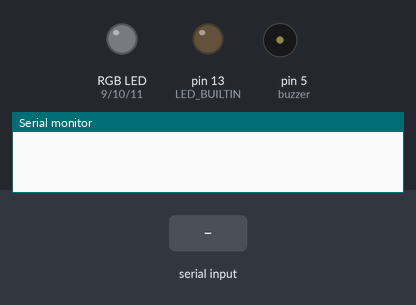
Recording of a sketch running on a simulated Arduino Uno, built with avr-gcc and run on an emulated ATmega328P. Shown: an RGB LED mixed from three pins (HIGH = lit), output pins drawn as LEDs (lit = HIGH), buzzer (waves = sounding), the last lines printed to the serial monitor. The inputs (shaded band) are chosen by the test bench.

Above: at 3.4 s.
3.5 s: "90,45\n" received over Serial
At 5.75 s:
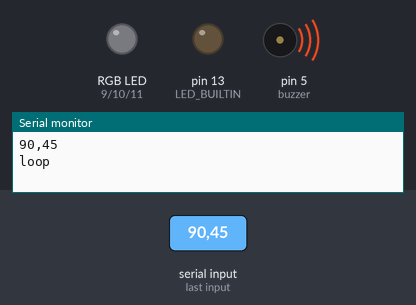
6.5 s: "30,150\n" received over Serial
At 9.4 s:
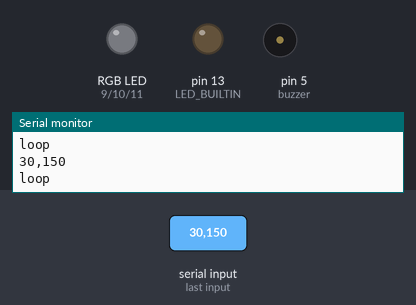
9.5 s: "5\n" received over Serial
At 11.75 s:
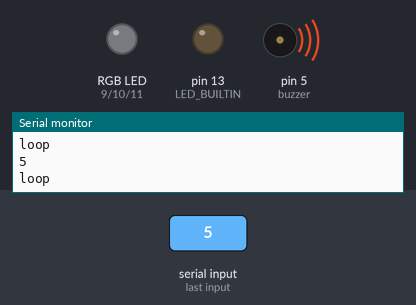
12.5 s: "90\n" received over Serial
At 15.3 s:
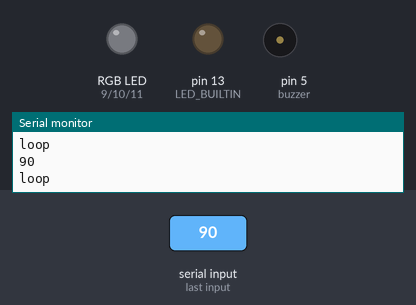
Timing chart, 0 to 16.5 s (numbered marks = the images above; inputs shaded):
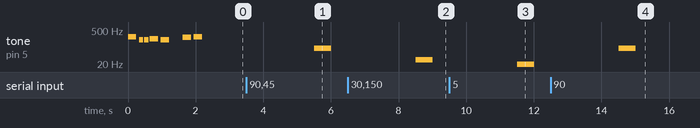

The sketch:

LEDRGB.ino
```cpp
/*
http://www.arduino.cc/en/Tutorial/Tone

*/

#include "pitches.h"

int melody[] = {

  NOTE_C4, NOTE_G3, NOTE_G3, NOTE_A3, NOTE_G3, 0, NOTE_B3, NOTE_C4
};

// note durations: 4 = quarter note, 8 = eighth note, etc.:
int noteDurations[] = {

  4, 8, 8, 4, 4, 4, 4, 4
};

// notes in the melody:
int red_light_pin= 9;
int green_light_pin = 10;
int blue_light_pin = 11;
int r=0,g=0,b=0;
long randomRED;
long randomGREEN;
long randomBLUE;
const int buzzer = 5;

String a;
// the setup function runs once when you press reset or power the board
void setup() {
  // initialize digital pin output.
  pinMode(LED_BUILTIN, OUTPUT);
  pinMode(red_light_pin, OUTPUT); //d9
  pinMode(green_light_pin, OUTPUT); //d10
  pinMode(blue_light_pin, OUTPUT);//d11
  pinMode(buzzer, OUTPUT); // Set buzzer - pin d5 as an output


  Serial.begin(9600);
  randomSeed(42);
  for (int thisNote = 0; thisNote < 8; thisNote++) {

    // to calculate the note duration, take one second divided by the note type.

    //e.g. quarter note = 1000 / 4, eighth note = 1000/8, etc.

    int noteDuration = 1000 / noteDurations[thisNote];

    tone(buzzer, melody[thisNote], noteDuration);

    // to distinguish the notes, set a minimum time between them.

    // the note's duration + 30% seems to work well:

    int pauseBetweenNotes = noteDuration * 1.30;

    delay(pauseBetweenNotes);

    // stop the tone playing:

    noTone(buzzer);

  }
}

void playnote(int melody[],int noteDurations[]){

 }
//

// the loop function runs over and over again forever
void loop() {
while(Serial.available()) {

a= Serial.readString();// read the incoming data as string

Serial.println(a);
Serial.println(__func__);
   delay(1000);

int noteDuration = 1000 / 2;
tone(buzzer, a.toInt(), noteDuration);
delay(1000);
noTone(buzzer);

}

  //generate a random number
//  randomRED = random(0,255);
//  randomGREEN = random(0,255);
//  randomBLUE = random(0,255);

//  tone(buzzer,1000);
//  delay(1000);        // ...for 1 sec
//  noTone(buzzer);     // Stop sound...
//  delay(1000);        // ...for 1sec
//tone(buzzer, melody[thisNote], noteDuration);

  //display the random number on the serial monitor
//  Serial.print("The Color is = ");
//  String r=String(randomRED),g=String(randomGREEN),b=String(randomBLUE);
//  Serial.println("("+String(randomRED)+","+String(randomGREEN)+","+String(randomBLUE)+")");
//  RGB_color(randomRED,randomGREEN,randomBLUE);
//  delay(500);

//  for(r=0,g=0,b=0;r<255&&g<255&&b<255;r++,g++,b++){
//    RGB_color(r,g,b);
//    delay(10);
//    }
//  for(r=255,g=0,b=0;r<255&&g<255;r--,g++){
//    RGB_color(r,g,b);
//    delay(10);
//    }
//  for(r=0,g=255,b=0;g>0&&b<255;g--,b++){
//    RGB_color(r,g,b);
//    delay(10);
//    }
// for(r=0,g=0,b=255;r<255&&b>0;r++,b--){
//    RGB_color(r,g,b);
//    delay(10);
//    }
//for(r=0,g=0,b=0;g<255&&b<255;g++,b++){
//    RGB_color(r,g,b);
//    delay(10);
//    }


//  for(;g<255;g++){
//    RGB_color(r,g,b);
//    delay(10);
//    }
//    g=0;
//
//    for(;b<255;b++){
//    RGB_color(r,g,b);
//    delay(10);
//    }
//    b=0;


}
void RGB_color(int red_light_value, int green_light_value, int blue_light_value)
 {
  analogWrite(red_light_pin, red_light_value);
  analogWrite(green_light_pin, green_light_value);
  analogWrite(blue_light_pin, blue_light_value);
}
```

pitches.h
```cpp
#define NOTE_B0  31
#define NOTE_C1  33
#define NOTE_CS1 35
#define NOTE_D1  37
#define NOTE_DS1 39
#define NOTE_E1  41
#define NOTE_F1  44
#define NOTE_FS1 46
#define NOTE_G1  49
#define NOTE_GS1 52
#define NOTE_A1  55
#define NOTE_AS1 58
#define NOTE_B1  62
#define NOTE_C2  65
#define NOTE_CS2 69
#define NOTE_D2  73
#define NOTE_DS2 78
#define NOTE_E2  82
#define NOTE_F2  87
#define NOTE_FS2 93
#define NOTE_G2  98
#define NOTE_GS2 104
#define NOTE_A2  110
#define NOTE_AS2 117
#define NOTE_B2  123
#define NOTE_C3  131
#define NOTE_CS3 139
#define NOTE_D3  147
#define NOTE_DS3 156
#define NOTE_E3  165
#define NOTE_F3  175
#define NOTE_FS3 185
#define NOTE_G3  196
#define NOTE_GS3 208
#define NOTE_A3  220
#define NOTE_AS3 233
#define NOTE_B3  247
#define NOTE_C4  262
#define NOTE_CS4 277
#define NOTE_D4  294
#define NOTE_DS4 311
#define NOTE_E4  330
#define NOTE_F4  349
#define NOTE_FS4 370
#define NOTE_G4  392
#define NOTE_GS4 415
#define NOTE_A4  440
#define NOTE_AS4 466
#define NOTE_B4  494
#define NOTE_C5  523
#define NOTE_CS5 554
#define NOTE_D5  587
#define NOTE_DS5 622
#define NOTE_E5  659
#define NOTE_F5  698
#define NOTE_FS5 740
#define NOTE_G5  784
#define NOTE_GS5 831
#define NOTE_A5  880
#define NOTE_AS5 932
#define NOTE_B5  988
#define NOTE_C6  1047
#define NOTE_CS6 1109
#define NOTE_D6  1175
#define NOTE_DS6 1245
#define NOTE_E6  1319
#define NOTE_F6  1397
#define NOTE_FS6 1480
#define NOTE_G6  1568
#define NOTE_GS6 1661
#define NOTE_A6  1760
#define NOTE_AS6 1865
#define NOTE_B6  1976
#define NOTE_C7  2093
#define NOTE_CS7 2217
#define NOTE_D7  2349
#define NOTE_DS7 2489
#define NOTE_E7  2637
#define NOTE_F7  2794
#define NOTE_FS7 2960
#define NOTE_G7  3136
#define NOTE_GS7 3322
#define NOTE_A7  3520
#define NOTE_AS7 3729
#define NOTE_B7  3951
#define NOTE_C8  4186
#define NOTE_CS8 4435
#define NOTE_D8  4699
#define NOTE_DS8 4978
```

Measured:
- after the input at 3.5 s, tone on pin 5 (buzzer): silent → 90 Hz after 2.0 s, → silent 0.50 s later
- after the input at 6.5 s, tone on pin 5 (buzzer): silent → 30 Hz after 2.0 s, → silent 0.50 s later
- after the input at 9.5 s, tone on pin 5 (buzzer): silent → 5 Hz after 2.0 s, → silent 0.50 s later
- after the input at 12.5 s, tone on pin 5 (buzzer): silent → 90 Hz after 2.0 s, → silent 0.50 s later
